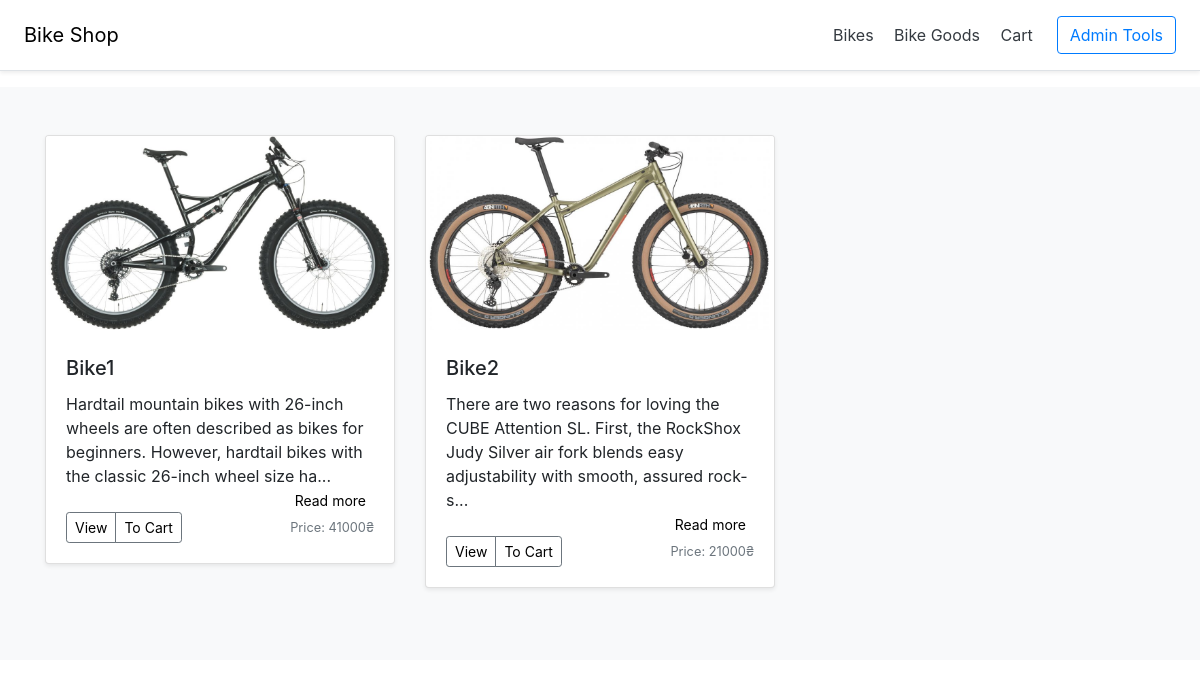
The app's page /bikes with its own data.
### main.py (models this page shows)
class Bike(db.Model):
    id = db.Column(db.Integer, primary_key=True)
    photo = db.Column(db.String(100))
    title = db.Column(db.String(100), nullable=False)
    description = db.Column(db.Text, nullable=False)
    wheels = db.Column(db.Integer, nullable=False)
    size = db.Column(db.CHAR, nullable=False)
    price = db.Column(db.Integer, nullable=False)
    isActive = db.Column(db.Boolean, default=False)

### main.py (the view)
@app.route("/bikes")
def bikes():
    bikes = Bike.query.all()
    return render_template("bikes.html", bikes = bikes)

### templates/bikes.html (shortened to what this page needs)
{% extends "base.html" %}
{% block main %}
<main role="main">
    <div class="album py-5 bg-light">
        <div class="container">
            <div class="row">
                {% for bike in bikes %}
                <div class="col-md-4">
                    <div class="card mb-4 shadow-sm">
                        <svg class="bd-placeholder-img card-img-top" width="100%" height="200"
                            xmlns="http://www.w3.org/2000/svg" preserveAspectRatio="xMidYMid slice" focusable="false"
                            role="img" aria-label="Placeholder: Thumbnail">
                            <image href="{{ url_for('static', filename=bike.photo) }}" width = 100% alt="ph" />
                        </svg>
                        <div class="card-body">
                            <h5 class="card-title">{{bike.title}}</h5>
                            <p class="card-text" style="margin: 0px;">{{ bike.description[:150] }}<span id="dots">...</span></p>
                                    <div style="text-align: right;">
                            <a class="btn-sm" style="color: #000; border: none; background:none;" href = "/bikes/{{bike.id}}"
                                id="myBtn{{bike.id}}">Read more</a>
                            </div>
                            <div class="d-flex justify-content-between align-items-center">
                                <div class="btn-group">
                                    <a class="btn btn-sm btn-outline-secondary" style="text-decoration: none; color: #000;" href = "/bikes/{{bike.id}}">View</a>
                                    <a class="btn btn-sm btn-outline-secondary" style="text-decoration: none; color: #000;" href="/bike_cart/{{bike.id}}">To Cart</a>
                                </div>
                                <small class="text-muted">Price: {{bike.price}}₴</small>
                            </div>
                        </div>
                    </div>
                </div>
                {% endfor %}
            </div>
        </div>
    </div>
</main>
{% endblock %}

### records on screen
Bike: title "Bike1", description "Hardtail mountain bikes with 26-inch wheels are often described as bikes for beginners. However, hardtail bikes with the classic 26-inch wheel size ha", price "41000"
Bike: title "Bike2", description "There are two reasons for loving the CUBE Attention SL. First, the RockShox Judy Silver air fork blends easy adjustability with smooth, assured rock-s", price "21000"
